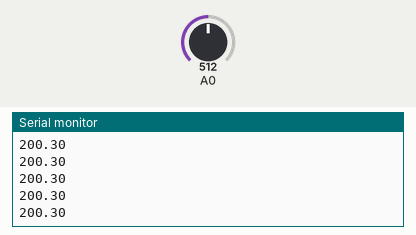
This sketch was run on a simulated Arduino Uno, built with avr-gcc and run on an emulated ATmega328P. Parts: the last lines printed to the serial monitor. Inputs (shaded band) come from the test bench; at power-on: A0 = 512.

Above: at 1.2 s.
1.3 s: A0 set to 716
At 2.1 s:
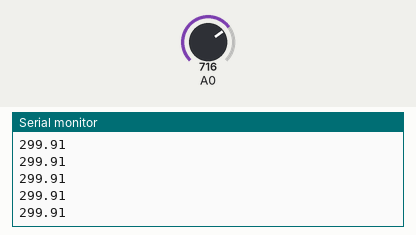
2.8 s: A0 set to 900
At 3.9 s:
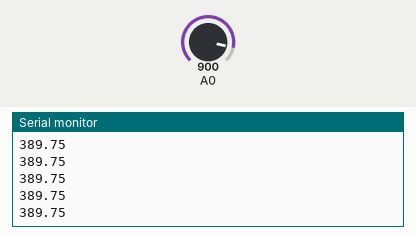
Timing chart, 0 to 5.8 s (numbered marks = the images above; inputs shaded):
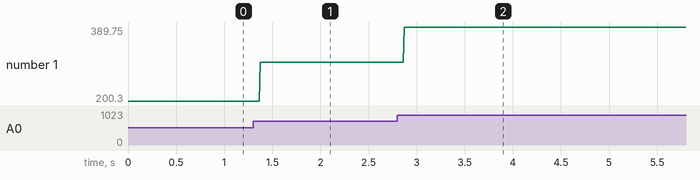

The sketch:

cool_vihelmo1.ino
```cpp
// C++ code
//
void setup()
{
  pinMode (A0, INPUT);
  Serial.begin(9600);
}

void loop()
{
 	float voltage = analogRead(A0) *5/1024.0;
  	float cel = (voltage - 0.49699) *100;
  	Serial.println(cel);
}
```

Measured:
- after the input at 1.3 s, the serial monitor: prints a new line after 0.07 s (image 1)
- after the input at 2.8 s, the serial monitor: prints a new line after 0.07 s (image 2)
- plotted number 1: 200.3 → 299.91 after the input at 1.3 s, 299.91 → 389.75 after the input at 2.8 s
